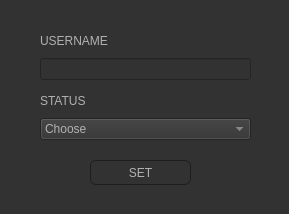
<?xml version="1.0" encoding="UTF-8"?>
<ui version="4.0">
 <class>banWindow</class>
 <widget class="QDialog" name="banWindow">
  <property name="geometry">
   <rect>
    <x>0</x>
    <y>0</y>
    <width>289</width>
    <height>214</height>
   </rect>
  </property>
  <property name="windowTitle">
   <string>TM - BAN / UNBAN USER</string>
  </property>
  <property name="styleSheet">
   <string notr="true">QPushButton
{
    color: #b1b1b1;
    background-color: QLinearGradient( x1: 0, y1: 0, x2: 0, y2: 1, stop: 0 #565656, stop: 0.1 #525252, stop: 0.5 #4e4e4e, stop: 0.9 #4a4a4a, stop: 1 #464646);
    border-width: 1px;
    border-color: #1e1e1e;
    border-style: solid;
    border-radius: 6;
    padding: 3px;
    font-size: 12px;
    padding-left: 5px;
    padding-right: 5px;
}
 
QPushButton:pressed
{
    background-color: QLinearGradient( x1: 0, y1: 0, x2: 0, y2: 1, stop: 0 #2d2d2d, stop: 0.1 #2b2b2b, stop: 0.5 #292929, stop: 0.9 #282828, stop: 1 #252525);
}

QWidget
{
    color: #b1b1b1;
    background-color: #323232;
}

QLabel
{
rgb(238, 238, 236)
}</string>
  </property>
  <widget class="QPushButton" name="pushButton">
   <property name="geometry">
    <rect>
     <x>90</x>
     <y>160</y>
     <width>101</width>
     <height>25</height>
    </rect>
   </property>
   <property name="text">
    <string>SET</string>
   </property>
  </widget>
  <widget class="QWidget" name="layoutWidget">
   <property name="geometry">
    <rect>
     <x>40</x>
     <y>30</y>
     <width>211</width>
     <height>50</height>
    </rect>
   </property>
   <layout class="QVBoxLayout" name="verticalLayout">
    <item>
     <widget class="QLabel" name="label">
      <property name="text">
       <string>USERNAME</string>
      </property>
     </widget>
    </item>
    <item>
     <widget class="QLineEdit" name="lineEdit"/>
    </item>
   </layout>
  </widget>
  <widget class="QWidget" name="layoutWidget">
   <property name="geometry">
    <rect>
     <x>40</x>
     <y>90</y>
     <width>211</width>
     <height>50</height>
    </rect>
   </property>
   <layout class="QVBoxLayout" name="verticalLayout_2">
    <item>
     <widget class="QLabel" name="label_2">
      <property name="text">
       <string>STATUS</string>
      </property>
     </widget>
    </item>
    <item>
     <widget class="QComboBox" name="comboBox">
      <item>
       <property name="text">
        <string>Choose</string>
       </property>
      </item>
      <item>
       <property name="text">
        <string>Ban</string>
       </property>
      </item>
      <item>
       <property name="text">
        <string>Unban</string>
       </property>
      </item>
     </widget>
    </item>
   </layout>
  </widget>
 </widget>
 <resources/>
 <connections/>
</ui>
